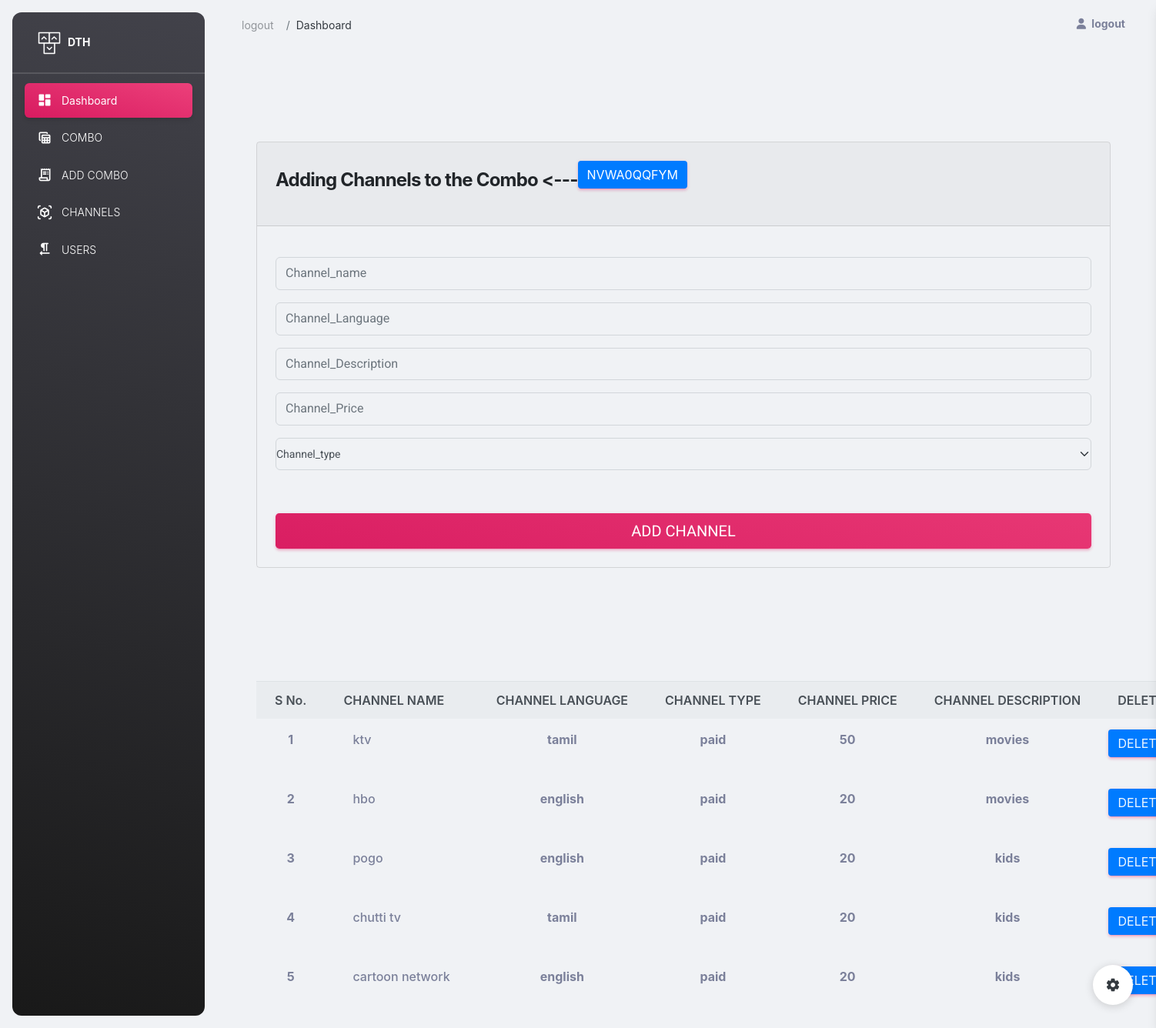
The app's page /add_channels/nVWa0qqfYm/ (signed in) with its own data.
### ddh/models.py (models this page shows, shortened)
class Pack(models.Model):
    packname=models.CharField(max_length=100)
    pack_type=models.CharField(max_length=50)
    price=models.IntegerField()

class Combo(models.Model):
    packname=models.ForeignKey(Pack,on_delete=models.CASCADE)
    channelname=models.CharField(max_length=20)
    channellang=models.CharField(max_length=20)
    channeldes=models.CharField(max_length=20)
    channelamount=models.IntegerField()
    channeltype=models.CharField(max_length=20)
    channelty=models.CharField(max_length=20)
    def __str__(self):
        return self.channelname

### ddh/views.py (the view, shortened to what this page needs)
# urls.py: path('add_channels/<str:id>/',views.add_channels,name="add_channels"),
def add_channels(request,id):
    if 'username' in request.session:
        print(id)
        a=Pack.objects.get(packname=id)
        tvs=Combo.objects.all().filter(packname_id=a.id)
        print(tvs)
        context={
            'combo_name':id,
            'tvs':tvs,
        }
        return render(request,"add _channels.html",context)
    return HttpResponse("please login to access...")

### ddh/templates/add _channels.html (shortened to what this page needs)
{% extends 'index.html' %}
{% load static %}
{% block content %}
<body class="">
  <main class="main-content  mt-0">
    <section>
      <div class="page-header min-vh-100">
        <div class="container">
          <div class="row">
            <div class="col-xl-12 col-lg-12 col-md-12 d-flex flex-column ms-auto me-auto ms-lg-auto me-lg-12">
              <div class="card card-plain">
                <div class="card-header">
                  <h4 class="font-weight-bolder">Adding Channels to the Combo  <---<button class="btn btn-primary">{{ combo_name }}</button></h4>
                </div>
                <div class="card-body">
                  <form  method="POST" action="">
                    <div class="input-group input-group-outline mb-3">
                      <input type="text" placeholder="Channel_name" class="form-control" name="channel_name" required>
                    </div>
                    <div class="input-group input-group-outline mb-3">
                        <input type="text" placeholder="Channel_Language" class="form-control" name="channel_lang" required>
                      </div>
                      <div class="input-group input-group-outline mb-3">
                        <input type="text" placeholder="Channel_Description" class="form-control" name="channel_des" required>
                      </div>
                      <div class="input-group input-group-outline mb-3">
                        <input type="number" placeholder="Channel_Price" class="form-control" name="channel_price" required>
                      </div>
                      <div class="input-group input-group-outline mb-3">
                        <select class="form-select" name="channel_type" required>
                          <option value="">Channel_type</option>
                        </select>
                      </div>
                    <div class="text-center">
                      <button type="submit" class="btn btn-lg bg-gradient-primary btn-lg w-100 mt-4 mb-0">Add channel</button>
                    </div>
                  </form>
                </div>
              </div>
            </div>
          </div>
        </div>
      </div>
    </section>
  </main>
  <div class="container mt-4">
    <div class="row">
      <div class="col">
        <table class="table">
          <thead class="thead-light">
            <tr>
              <th scope="col" class="text-center">S No.</th>
              <th scope="col">CHANNEL NAME</th>
              <th scope="col" class="text-center">CHANNEL LANGUAGE</th>
              <th scope="col" class="text-center">CHANNEL TYPE</th>
              <th scope="col" class="text-center">CHANNEL PRICE</th>
              <th scope="col" class="text-center">CHANNEL DESCRIPTION</th>
              <th scope="col" class="text-center">DELETE</th>
            </tr>
          </thead>
          <tbody>
           {% for i in tvs %}
            <tr>
              <td class="text-center">
                <p class="text-l font-weight-bold mb-2">{{ forloop.counter }} </p>
              </td>
              <td>
                <div class="d-flex px-4 py-1">
                  <div class="d-flex flex-column justify-content-center">
                    <h6 class="mb-0 text-l">{{ i.channelname }} </h6>
                  </div>
                </div>
              </td>
              <td class="text-center">
                <p class="text-l font-weight-bold mb-2">{{ i.channellang }} </p>
              </td>
              <td class="text-center">
                <p class="text-l font-weight-bold mb-2">{{ i.channeltype}} </p>
              </td>
              <td class="text-center">
                <p class="text-l font-weight-bold mb-0">{{ i.channelamount}} </p>
              </td>
              <td class="text-center">
                <p class="text-l font-weight-bold mb-0">{{ i.channeldes }} </p>
              </td>
              <td class="text-center">
               <button class="btn btn-primary"> <a href="{% url 'channel_del' id=i.id  %}" style="text-decoration:none;color: aliceblue;"  >DELETE</a></button>
              </td>
            </tr>
            {% endfor %}
          </tbody>
        </table>
      </div>
    </div>
  </div>
</body>
{% load sweetify %}
{% endblock %}

### records on screen
Pack: packname "NVWA0QQFYM"
Combo: channelname "ktv", channellang "tamil", channeltype "paid", channelamount "50", channeldes "movies"
Combo: channelname "hbo", channellang "english", channeltype "paid", channelamount "20", channeldes "movies"
Combo: channelname "pogo", channellang "english", channeltype "paid", channelamount "20", channeldes "kids"
Combo: channelname "chutti tv", channellang "tamil", channeltype "paid", channelamount "20", channeldes "kids"
Combo: channelname "cartoon network", channellang "english", channeltype "paid", channelamount "20", channeldes "kids"
